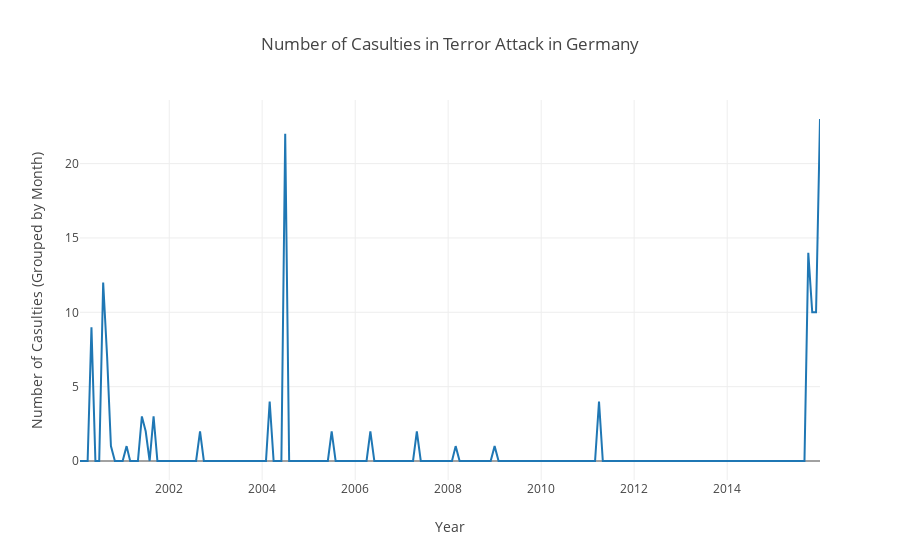

The notebook cell saved with this chart:
### Code cell
terror_attacks_on_western = ptd.filter_by_country_list(terror_attacks, ["Germany"])
terror_df_western = ptd.generate_data_frame(terror_attacks_on_western)

terror_grouped_western = terror_df_western.resample("M").sum()
terror_grouped_western = terror_grouped_western.fillna(0)
terror_timestamp_dict = terror_grouped_western.to_dict()
terror_timestamp_dict = terror_timestamp_dict["casulties"]

terror_scatter_germany = j2p.create_scatter_plot_from_date_dict(terror_timestamp_dict, "Terror Attacks in Germany")


layout = plotly.graph_objs.Layout(
        title="Number of Casulties in Terror Attack in Germany",
        xaxis=dict(title="Year"),
        yaxis=dict(title="Number of Casulties (Grouped by Month)"),
        )
fig = go.Figure(data=[terror_scatter_germany], layout=layout)
iplot(fig, filename="simple-inset")

### Figure 1 — Plotly figure (JSON) as saved in the notebook; plotly's stock layout.template omitted (floating-point values rounded to 4 significant figures; data arrays with more than 128 entries replaced by an {"elided": "..."} marker saying what was removed)
{"data": [{"name": "Terror Attacks in Germany", "type": "scatter", "x": {"elided": "192 str values"}, "y": {"elided": "192 int values"}}], "layout": {"title": "Number of Casulties in Terror Attack in Germany", "xaxis": {"title": "Year"}, "yaxis": {"title": "Number of Casulties (Grouped by Month)"}}}
